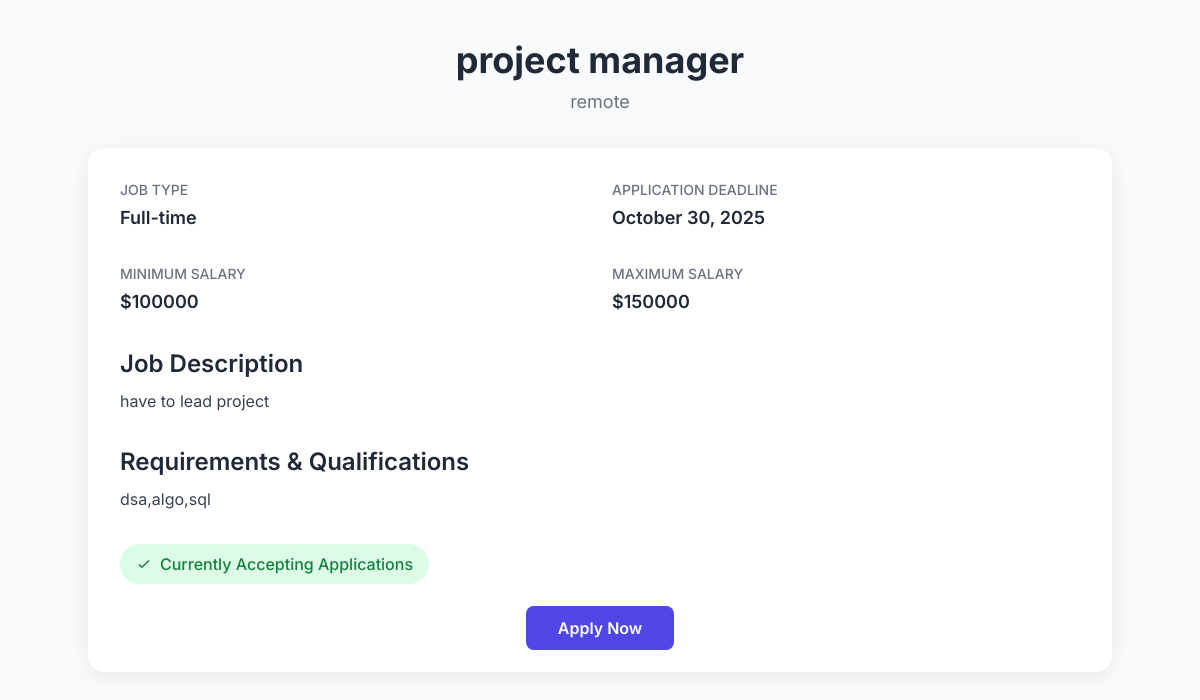
Page /jobs/10/ (signed in) on the committed database.
### home/models.py (models this page shows, shortened)
class JobPosting(models.Model):
    company = models.ForeignKey(
        CompanyProfile,
        on_delete=models.CASCADE,
        related_name='job_postings',
        help_text="The company that posted this job."
    )
    title = models.CharField(max_length=255, help_text="The job title (e.g., 'Senior Python Developer')")
    description = models.TextField(help_text="Detailed description of the role.")
    location = models.CharField(max_length=100, help_text="City, State, or 'Remote'")
    JOB_TYPES = [
        ('FT', 'Full-time'),
        ('PT', 'Part-time'),
        ('CT', 'Contract'),
        ('IT', 'Internship'),
    ]
    job_type = models.CharField(
        max_length=2,
        choices=JOB_TYPES,
        default='FT',
        help_text="Type of employment."
    )
    min_salary = models.IntegerField(
        null=True,
        blank=True,
        validators=[MinValueValidator(0)],
        help_text="Minimum expected annual salary (optional)."
    )
    max_salary = models.IntegerField(
        null=True,
        blank=True,
        validators=[MinValueValidator(0)],
        help_text="Maximum expected annual salary (optional)."
    )
    requirements = models.TextField(help_text="Key skills and qualifications required (e.g., technologies, education).")
    posted_date = models.DateTimeField(auto_now_add=True)
    application_deadline = models.DateField(null=True, blank=True)
    is_active = models.BooleanField(default=True, help_text="Is this job currently accepting applications?")
    class Meta:
        ordering = ['-posted_date']
        verbose_name_plural = "Job Postings"

### home/views.py (the view, shortened to what this page needs)
# urls.py: path('jobs/<int:pk>/', views.job_detail, name='job_detail'),
@login_required
def job_detail(request, pk):
    job = get_object_or_404(JobPosting, pk=pk)
    is_candidate = CandidateProfile.objects.filter(user=request.user).exists()
    is_company_owner = False
    has_applied = False
    if is_candidate:
        candidate_profile = CandidateProfile.objects.get(user=request.user)
        has_applied = JobApplication.objects.filter(job=job, candidate=candidate_profile).exists()
    context = {
        'job': job,
        'is_company_owner': is_company_owner,
        'is_candidate': is_candidate,
        'has_applied': has_applied,
    }
    return render(request, 'JobDetail.html', context)

### home/templates/JobDetail.html (shortened to what this page needs)
{% load static %}
<!DOCTYPE html>
<html lang="en">
<head>
    <script src="https://cdn.tailwindcss.com"></script>
</head>
<body class="min-h-screen flex flex-col items-center py-10">
    <header class="mb-8 text-center">
        <h1 class="text-4xl font-bold text-gray-800 mb-2">{{ job.title }}</h1>
        <p class="text-gray-500 text-lg">{{ job.location }}</p>
    </header>
    <main class="bg-white card w-full max-w-5xl p-8">
        <div class="grid grid-cols-1 md:grid-cols-2 gap-6 mb-8">
            <div>
                <p class="text-sm text-gray-500 font-medium uppercase mb-1">Job Type</p>
                <p class="text-gray-800 text-lg font-semibold">
                    {% if job.job_type == "FT" %}Full-time{% elif job.job_type == "PT" %}Part-time
                    {% elif job.job_type == "CT" %}Contract{% elif job.job_type == "IT" %}Internship{% endif %}
                </p>
            </div>
            <div>
                <p class="text-sm text-gray-500 font-medium uppercase mb-1">Application Deadline</p>
                <p class="text-gray-800 text-lg font-semibold">{{ job.application_deadline|date:"F j, Y" }}</p>
            </div>
        </div>
        <div class="grid grid-cols-1 md:grid-cols-2 gap-6 mb-8">
            <div>
                <p class="text-sm text-gray-500 font-medium uppercase mb-1">Minimum Salary</p>
                <p class="text-gray-800 text-lg font-semibold">${{ job.min_salary }}</p>
            </div>
            <div>
                <p class="text-sm text-gray-500 font-medium uppercase mb-1">Maximum Salary</p>
                <p class="text-gray-800 text-lg font-semibold">${{ job.max_salary }}</p>
            </div>
        </div>
        <section class="mb-8">
            <h2 class="text-2xl font-semibold text-gray-800 mb-2">Job Description</h2>
            <p class="text-gray-700 leading-relaxed whitespace-pre-line">{{ job.description }}</p>
        </section>
        <section class="mb-8">
            <h2 class="text-2xl font-semibold text-gray-800 mb-2">Requirements & Qualifications</h2>
            <p class="text-gray-700 leading-relaxed whitespace-pre-line">{{ job.requirements }}</p>
        </section>
        <section class="mb-8">
            {% if job.is_active %}
                <span class="inline-flex items-center bg-green-100 text-green-700 font-medium px-4 py-2 rounded-full">
                    <svg class="w-4 h-4 mr-2" fill="none" stroke="currentColor" stroke-width="2"
                         viewBox="0 0 24 24"><path stroke-linecap="round" stroke-linejoin="round"
                         d="M5 13l4 4L19 7" /></svg>
                    Currently Accepting Applications
                </span>
            {% endif %}
        </section>
        {% if job.is_active %}
        <div class="text-center">
            <a href="{%url 'apply_job' job.id%}"
            <button id="applyButton"
                    class="bg-indigo-600 hover:bg-indigo-700 text-white px-8 py-3 rounded-lg font-semibold transition duration-200">
                Apply Now
        </a>
        </div>
        {% endif %}
    </main>
</body>
</html>

### home/templates/JobDetail.html (style rules this page uses)
body { font-family: 'Inter', sans-serif; background-color: #f8fafc; }
.card { box-shadow: 0 4px 20px rgba(0, 0, 0, 0.08); border-radius: 1rem; }

### rows in the picture
JobPosting: title "project manager", location "remote", application_deadline "October 30, 2025", min_salary "100000", max_salary "150000", description "have to lead project", requirements "dsa,algo,sql"
